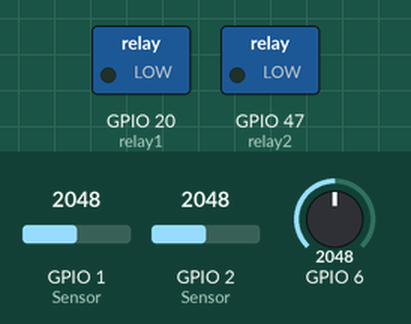
Recording of a sketch running on a simulated ESP32. Parts: switched loads named in the sketch (green lamp = pin HIGH). Inputs (shaded band) come from the test bench; at power-on: GPIO 1 (Sensor) = 2048, GPIO 2 (Sensor) = 2048, GPIO 6 = 2048. WiFi joins after 1.5 s; servers stay silent unless stated; the local clock reads 2024-03-15 10:24:30 at power-on unless the sketch sets it; what the sketch prints to the serial monitor is not drawn.

Above: at 2.7 s.
2.8 s: GPIO 1 (Sensor) set to 3061
4.7 s: GPIO 1 (Sensor) set to 3188
At 6.5 s:
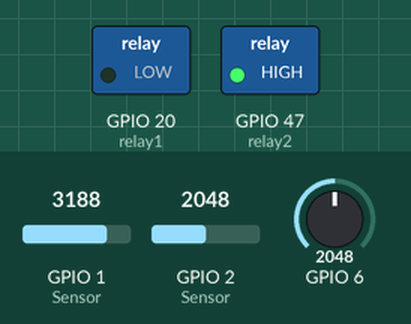
7.0 s: GPIO 2 (Sensor) set to 2866
10.0 s: GPIO 6 set to 111
11.7 s: GPIO 6 set to 93
At 13.6 s:
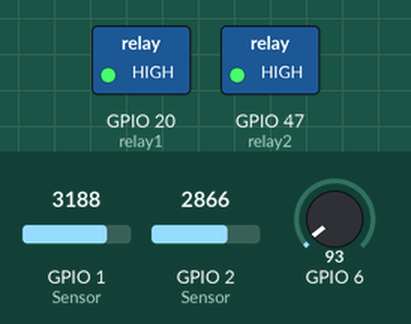
14.0 s: GPIO 1 (Sensor) set to 2866
At 15.3 s:
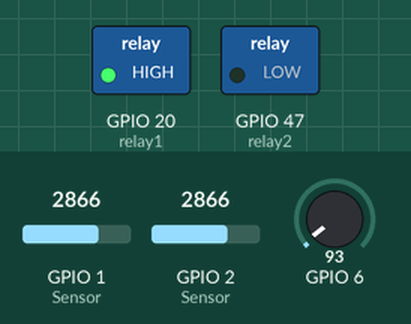
Timing chart, 0 to 17.0 s (numbered marks = the images above; inputs shaded):
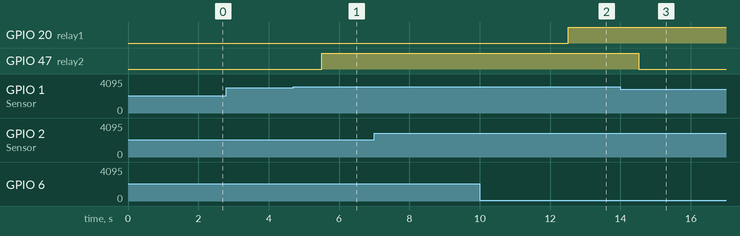

Measured:
- the behaviour switches between 3135 and 3136 on GPIO 1 (Sensor) (found by bisection; images 0 and 1)
- the behaviour switches between 100 and 99 on GPIO 6 (found by bisection; images 1 and 2)
- after the input at 2.8 s, every drawn part: stays the same
- after the input at 4.7 s, GPIO 47 (relay2): LOW → HIGH after 0.81 s
- after the input at 7.0 s, every drawn part: stays the same
- after the input at 10.0 s, every drawn part: stays the same
- after the input at 11.7 s, GPIO 20 (relay1): LOW → HIGH after 0.82 s
- after the input at 14.0 s, GPIO 47 (relay2): HIGH → LOW after 0.52 s

The sketch:

esp.ino
```cpp
#include <WiFi.h>
#include "time.h"
#include "esp_sntp.h"
#include <ArduinoJson.h>

HardwareSerial TFTSerial(1);

const char *ssid = "VNPT01";
const char *password = "khanhnguyen01";

const char *ntpServer1 = "pool.ntp.org";
const char *ntpServer2 = "time.nist.gov";
const long gmtOffset_sec = 7*3600;
const int daylightOffset_sec = 0;
const char *time_zone = "CET-1CEST,M3.5.0,M10.5.0/3";  // TimeZone rule for Europe/Rome including daylight adjustment rules (optional)


int soilMoistureValue = 0;
int soilMoisturePercentage = 0;
int LDRValue = 0;
int LDRPercentage = 0;
int waterSensor = 0;

JsonDocument doc;

const int relay1 = 20;
const int relay2 = 47;
void setup() {
  pinMode(relay1,OUTPUT);
  pinMode(relay2,OUTPUT);
  Serial.begin(115200);
  TFTSerial.begin(115200,SERIAL_8N1,13,14); // serial send data to TFT
  //Serial.printf("Connecting to %s ", ssid);
  WiFi.begin(ssid, password);
  esp_sntp_servermode_dhcp(1);  // (optional)

  while (WiFi.status() != WL_CONNECTED) {
    delay(500);
    Serial.print(".");
  }
  Serial.println(" CONNECTED");
  //JsonDocument doc;
  // set notification call-back function
  sntp_set_time_sync_notification_cb(timeavailable);
  configTime(gmtOffset_sec, daylightOffset_sec, ntpServer1, ntpServer2);
}

void loop() {
  printLocalTime();
  readSoilMoisteur();
  readLDR();
  serializeJson(doc, TFTSerial);
  TFTSerial.println();
  serializeJson(doc, Serial);
  Serial.println();
  delay(1000);
}
void readSoilMoisteur(){
  soilMoistureValue = analogRead(2);  //put Sensor insert into soil
  //Serial.print("Soil Moisture value:");
  //Serial.println(soilMoistureValue);
  soilMoisturePercentage = map(soilMoistureValue,2730,1215,0,100);
  if (soilMoisturePercentage <0 ) soilMoisturePercentage = 0;
  //Serial.print("Soil Moisture Percentage:");
  //Serial.println(soilMoisturePercentage);
  char soilMoisturePercentagetxt[10];
  sprintf(soilMoisturePercentagetxt,"%d",soilMoisturePercentage);
  doc["soil"] = soilMoisturePercentagetxt;
  if (soilMoisturePercentage < 25){
    checkWater(); // check if water -> pump , no water -> no pump
  }
  else{
    digitalWrite(relay1, LOW); // stop pump water
  }
}
void readLDR(){
  LDRValue = analogRead(1);  //put Sensor insert into soil
  //Serial.print("LDR value:");
  //Serial.println(LDRValue);
  LDRPercentage = map(LDRValue,4095,255,0,100);
  //Serial.print("LDR Percentage:");
  //Serial.println(LDRPercentage);
  char LDRPercentagetxt[10];
  sprintf(LDRPercentagetxt,"%d",LDRPercentage);
  doc["ldr"] = LDRPercentagetxt;
  if (LDRPercentage < 25){
    digitalWrite(relay2, HIGH); // turn on light
  }
  else{
    digitalWrite(relay2, LOW); // turn off light
  }
}
void checkWater(){
 waterSensor = analogRead(6);
 if (waterSensor < 100){
  Serial.println("water detected! start to pump water");
  digitalWrite(relay1, HIGH);
 }
 else {
  Serial.println("no water, can't pump water anymore");
  digitalWrite(relay1, LOW);
 }

}
void printLocalTime() {
  struct tm timeinfo;
  if (!getLocalTime(&timeinfo)) {
    Serial.println("No time available (yet)");
    return;
  }
  char hour[3];
  strftime(hour,3,"%H",&timeinfo);
  //TFTSerial.print(hour);
  doc["hour"] = hour;
  //TFTSerial.print(":");
  char minutes[3];
  strftime(minutes,3,"%M",&timeinfo);
  //TFTSerial.println(minutes);
  doc["minute"] = minutes;

}
// Callback function (gets called when time adjusts via NTP)
void timeavailable(struct timeval *t) {
  Serial.println("Got time adjustment from NTP!");
  printLocalTime();
}
```
